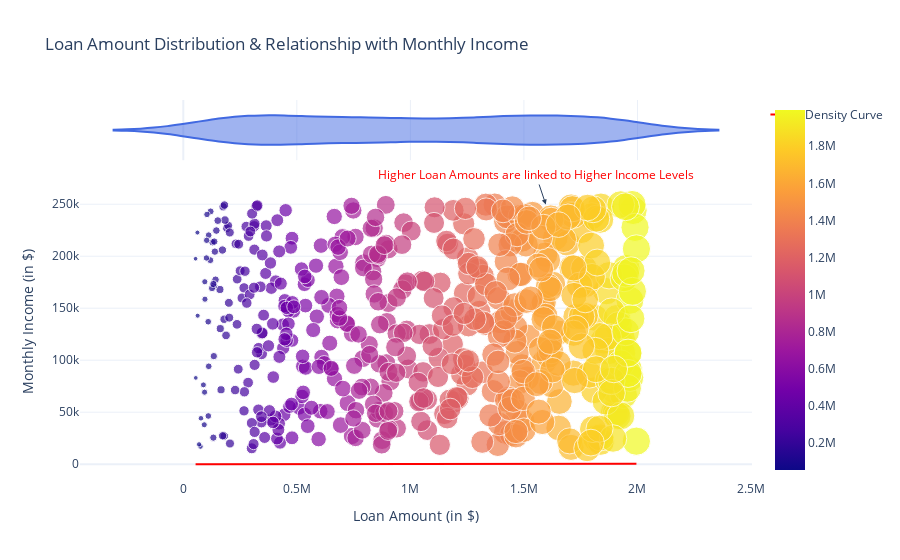

Notebook cell for this chart:
### Markdown cell above
Now, let’s move to analyzing this data in detail. I’ll first have a look at the distribution of the loan amount and its relationship with the monthly income

### Code cell
import plotly.graph_objects as go
import plotly.express as px
import pandas as pd


fig = px.histogram(df, x='Loan_Amount', nbins=30, marginal="violin", opacity=0.7,
                   title="Loan Amount Distribution & Relationship with Monthly Income",
                   labels={'Loan_Amount': "Loan Amount (in $)", 'Monthly_Income': "Monthly Income"},
                   color_discrete_sequence=["royalblue"])

fig.add_trace(go.Scatter(
    x=sorted(df['Loan_Amount']),
    y=px.histogram(df, x='Loan_Amount', nbins=30, histnorm='probability density').data[0]['y'],
    mode='lines',
    name='Density Curve',
    line=dict(color='red', width=2)
))

scatter = px.scatter(df, x='Loan_Amount', y='Monthly_Income',
                     color='Loan_Amount', color_continuous_scale='Viridis',
                     size=df['Loan_Amount'], hover_name=df.index)

for trace in scatter.data:
    fig.add_trace(trace)

fig.update_layout(
    annotations=[
        dict(
            x=max(df['Loan_Amount']) * 0.8, y=max(df['Monthly_Income']),
            text="Higher Loan Amounts are linked to Higher Income Levels",
            showarrow=True,
            arrowhead=2,
            font=dict(size=12, color="red")
        )
    ],
    xaxis_title="Loan Amount (in $)",
    yaxis_title="Monthly Income (in $)",
    template="plotly_white",
    showlegend=True
)

fig.show()

### Figure 1 — Plotly figure (JSON) as saved in the notebook; plotly's stock layout.template omitted (floating-point values rounded to 4 significant figures; data arrays with more than 128 entries replaced by an {"elided": "..."} marker saying what was removed)
{"data": [{"alignmentgroup": "True", "bingroup": "x", "hovertemplate": "Loan Amount (in $)=%{x}<br>count=%{y}<extra></extra>", "legendgroup": "", "marker": {"color": "royalblue", "opacity": 0.7, "pattern": {"shape": ""}}, "name": "", "nbinsx": 30, "offsetgroup": "", "orientation": "v", "showlegend": false, "type": "histogram", "x": {"elided": "500 int values"}, "xaxis": "x", "yaxis": "y"}, {"alignmentgroup": "True", "hovertemplate": "Loan Amount (in $)=%{x}<extra></extra>", "legendgroup": "", "marker": {"color": "royalblue"}, "name": "", "offsetgroup": "", "scalegroup": "x", "showlegend": false, "type": "violin", "x": {"elided": "500 int values"}, "xaxis": "x2", "yaxis": "y2"}, {"line": {"color": "red", "width": 2}, "mode": "lines", "name": "Density Curve", "type": "scatter", "x": {"elided": "500 int values"}}, {"hovertemplate": "<b>%{hovertext}</b><br><br>Loan_Amount=%{marker.color}<br>Monthly_Income=%{y}<extra></extra>", "hovertext": {"elided": "500 int values"}, "legendgroup": "", "marker": {"color": {"elided": "500 int values"}, "coloraxis": "coloraxis", "size": {"elided": "500 int values"}, "sizemode": "area", "sizeref": 4988.0, "symbol": "circle"}, "mode": "markers", "name": "", "orientation": "v", "showlegend": false, "type": "scatter", "x": {"elided": "500 int values"}, "xaxis": "x", "y": {"elided": "500 int values"}, "yaxis": "y"}], "layout": {"annotations": [{"arrowhead": 2, "font": {"color": "red", "size": 12}, "showarrow": true, "text": "Higher Loan Amounts are linked to Higher Income Levels", "x": 1596260, "y": 249746}], "autosize": true, "barmode": "relative", "legend": {"tracegroupgap": 0}, "showlegend": true, "title": {"text": "Loan Amount Distribution & Relationship with Monthly Income"}, "xaxis": {"anchor": "y", "autorange": true, "domain": [0, 1], "range": [-465700.0, 2710000.0], "title": {"text": "Loan Amount (in $)"}, "type": "linear"}, "xaxis2": {"anchor": "y2", "autorange": true, "domain": [0, 1], "matches": "x", "range": [-465700.0, 2710000.0], "showgrid": true, "showticklabels": false, "type": "linear"}, "yaxis": {"anchor": "x", "autorange": true, "domain": [0, 0.8316], "range": [-44670.0, 355300.0], "title": {"text": "Monthly Income (in $)"}, "type": "linear"}, "yaxis2": {"anchor": "x2", "autorange": true, "domain": [0.8416, 1], "matches": "y2", "range": [-0.5, 0.5], "showgrid": false, "showline": false, "showticklabels": false, "ticks": "", "type": "category"}}}
